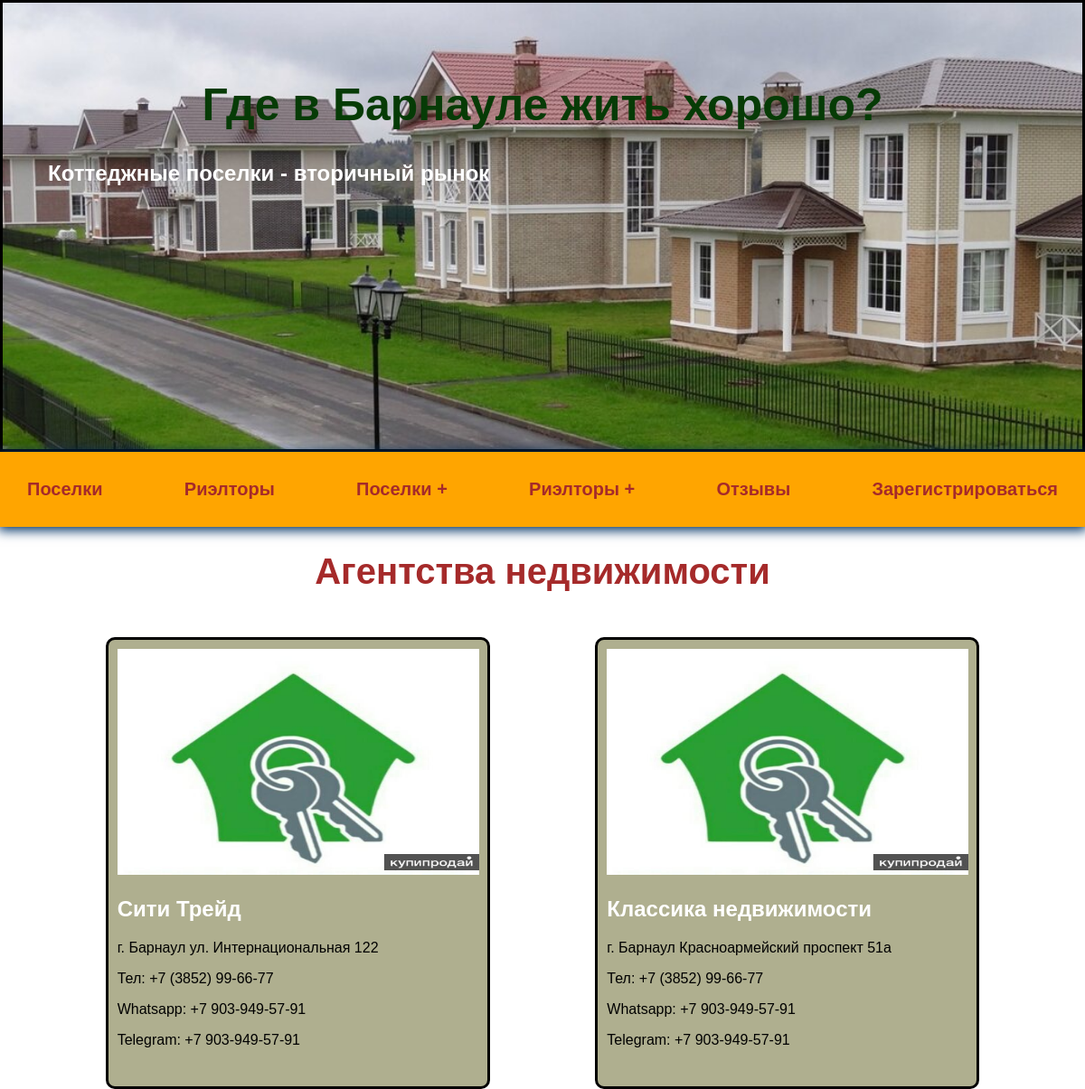
Before: /realtors/ with the older database file.
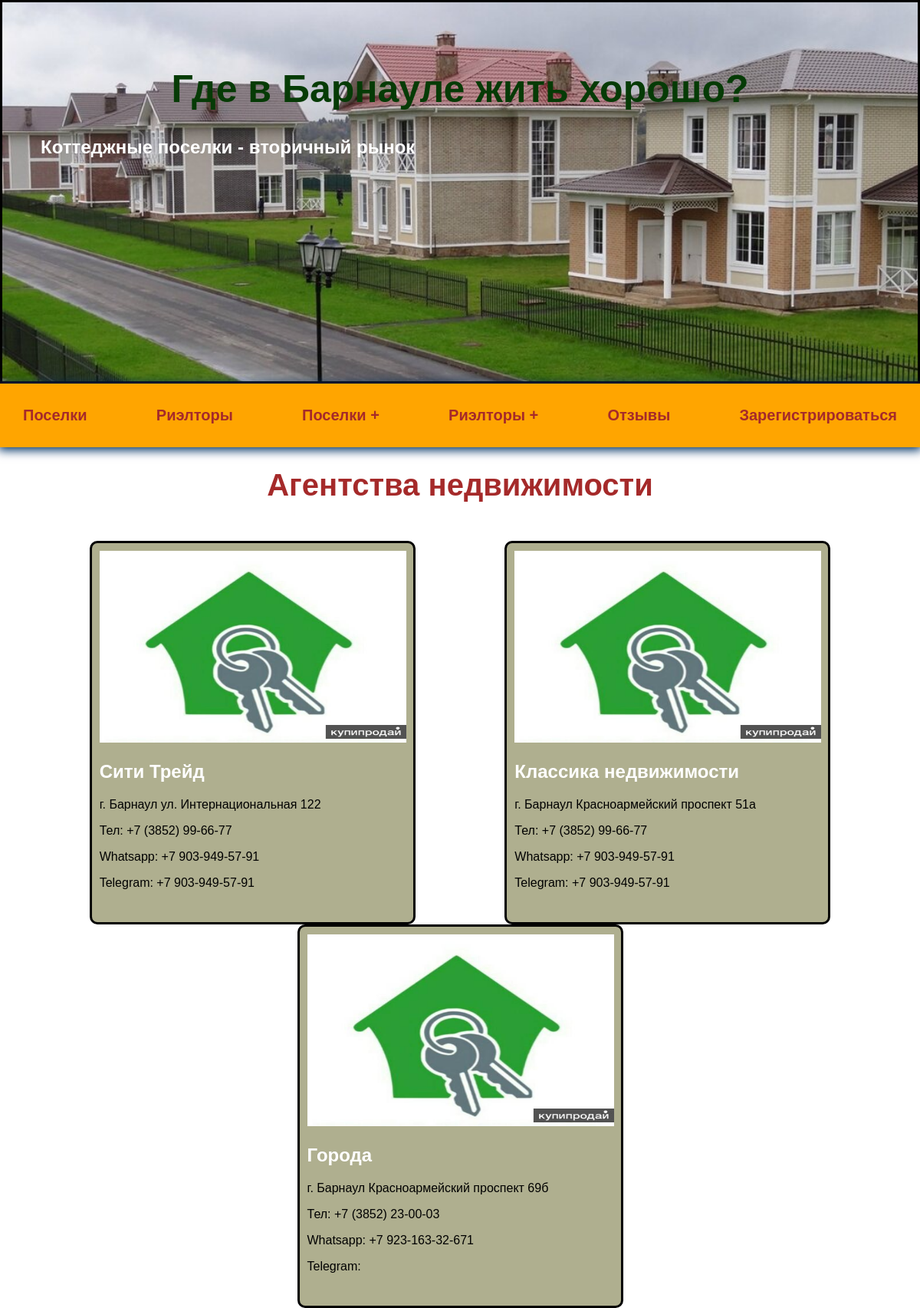
After: the same page with the newer database file.
### realtors/models.py (models this page shows, shortened)
class Realtor(models.Model):
    title = models.CharField(max_length=100)
    office_adress = models.CharField(max_length=200)
    description = models.TextField(blank=True)
    featured_image = models.ImageField(upload_to="realtors", blank=True, default="default.jpg")
    experience = models.IntegerField(default=0)
    contacts = models.CharField(max_length=200, blank=True)
    website = models.CharField(max_length=400, blank=True)
    whatsapp = models.CharField(max_length=100, blank=True)
    telegram = models.CharField(max_length=100, blank=True)
    villages = models.ManyToManyField(Village, blank=True)

### realtors/views.py (the view)
# urls.py: path('realtors/', include('realtors.urls')),
def realtors(request):
    rl = Realtor.objects.all()
    context = {
        "realtors": rl
    }
    return render(request, 'realtors/realtors.html', context)

### realtors/templates/realtors/realtors.html
{% extends 'villages/base.html' %}
{% block content %}
<h1>Агентства недвижимости</h1>
<div class="cards1">
    {% for realtor in realtors %}
    <div class="card1">
    <img class="image_card" src="{{ realtor.featured_image.url }}" alt="image_card">
    <h2>
        {{ realtor.title }}
    </h2>
    <p>{{ realtor.office_adress }}</p>
    <p>Тел: {{ realtor.contacts }}</p>
    <p>Whatsapp: {{ realtor.whatsapp }}</p>
    <p>Telegram: {{ realtor.telegram }}</p>
    </div>
    {% endfor %}
</div>
{% endblock %}

Changed rows visible on the page:
added Realtor: featured_image (placeholder picture), title "Города", office_adress "г. Барнаул Красноармейский проспект 69б", contacts "+7 (3852) 23-00-03", whatsapp "+7 923-163-32-671"
